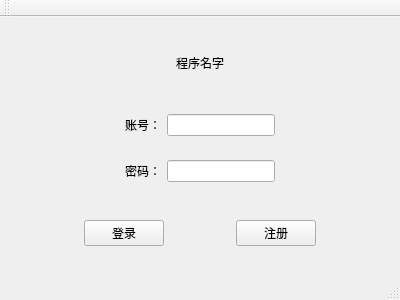
<?xml version="1.0" encoding="UTF-8"?>
<ui version="4.0">
 <class>MainWindow</class>
 <widget class="QMainWindow" name="MainWindow">
  <property name="geometry">
   <rect>
    <x>0</x>
    <y>0</y>
    <width>400</width>
    <height>300</height>
   </rect>
  </property>
  <property name="windowTitle">
   <string>MainWindow</string>
  </property>
  <widget class="QWidget" name="centralwidget">
   <layout class="QVBoxLayout" name="verticalLayout_2">
    <item>
     <widget class="QLabel" name="label_3">
      <property name="styleSheet">
       <string notr="true">font: 24pt &quot;华文楷体&quot;;
color: rgb(0, 0, 0);</string>
      </property>
      <property name="text">
       <string>程序名字</string>
      </property>
      <property name="textFormat">
       <enum>Qt::AutoText</enum>
      </property>
      <property name="alignment">
       <set>Qt::AlignCenter</set>
      </property>
     </widget>
    </item>
    <item>
     <layout class="QVBoxLayout" name="verticalLayout">
      <item>
       <widget class="QWidget" name="widget" native="true">
        <layout class="QHBoxLayout" name="horizontalLayout">
         <item>
          <spacer name="horizontalSpacer">
           <property name="orientation">
            <enum>Qt::Horizontal</enum>
           </property>
           <property name="sizeHint" stdset="0">
            <size>
             <width>40</width>
             <height>20</height>
            </size>
           </property>
          </spacer>
         </item>
         <item>
          <widget class="QLabel" name="label">
           <property name="text">
            <string>账号：</string>
           </property>
          </widget>
         </item>
         <item>
          <widget class="QLineEdit" name="lineid"/>
         </item>
         <item>
          <spacer name="horizontalSpacer_2">
           <property name="orientation">
            <enum>Qt::Horizontal</enum>
           </property>
           <property name="sizeHint" stdset="0">
            <size>
             <width>40</width>
             <height>20</height>
            </size>
           </property>
          </spacer>
         </item>
        </layout>
       </widget>
      </item>
      <item>
       <widget class="QWidget" name="widget_2" native="true">
        <property name="contextMenuPolicy">
         <enum>Qt::DefaultContextMenu</enum>
        </property>
        <layout class="QHBoxLayout" name="horizontalLayout_2">
         <item>
          <spacer name="horizontalSpacer_3">
           <property name="orientation">
            <enum>Qt::Horizontal</enum>
           </property>
           <property name="sizeHint" stdset="0">
            <size>
             <width>40</width>
             <height>20</height>
            </size>
           </property>
          </spacer>
         </item>
         <item>
          <widget class="QLabel" name="label_2">
           <property name="text">
            <string>密码：</string>
           </property>
          </widget>
         </item>
         <item>
          <widget class="QLineEdit" name="linepassword">
           <property name="echoMode">
            <enum>QLineEdit::Password</enum>
           </property>
          </widget>
         </item>
         <item>
          <spacer name="horizontalSpacer_4">
           <property name="orientation">
            <enum>Qt::Horizontal</enum>
           </property>
           <property name="sizeHint" stdset="0">
            <size>
             <width>40</width>
             <height>20</height>
            </size>
           </property>
          </spacer>
         </item>
        </layout>
       </widget>
      </item>
     </layout>
    </item>
    <item>
     <widget class="QWidget" name="widget_3" native="true">
      <property name="enabled">
       <bool>true</bool>
      </property>
      <layout class="QHBoxLayout" name="horizontalLayout_3">
       <item>
        <spacer name="horizontalSpacer_5">
         <property name="orientation">
          <enum>Qt::Horizontal</enum>
         </property>
         <property name="sizeHint" stdset="0">
          <size>
           <width>40</width>
           <height>20</height>
          </size>
         </property>
        </spacer>
       </item>
       <item>
        <widget class="QPushButton" name="LogIn">
         <property name="styleSheet">
          <string notr="true">color: rgb(0, 0, 0);</string>
         </property>
         <property name="text">
          <string>登录</string>
         </property>
         <property name="checkable">
          <bool>false</bool>
         </property>
        </widget>
       </item>
       <item>
        <spacer name="horizontalSpacer_7">
         <property name="orientation">
          <enum>Qt::Horizontal</enum>
         </property>
         <property name="sizeHint" stdset="0">
          <size>
           <width>40</width>
           <height>20</height>
          </size>
         </property>
        </spacer>
       </item>
       <item>
        <widget class="QPushButton" name="pushButton_2">
         <property name="styleSheet">
          <string notr="true">color: rgb(0, 0, 0);</string>
         </property>
         <property name="text">
          <string>注册</string>
         </property>
        </widget>
       </item>
       <item>
        <spacer name="horizontalSpacer_6">
         <property name="orientation">
          <enum>Qt::Horizontal</enum>
         </property>
         <property name="sizeHint" stdset="0">
          <size>
           <width>40</width>
           <height>20</height>
          </size>
         </property>
        </spacer>
       </item>
      </layout>
     </widget>
    </item>
   </layout>
  </widget>
  <widget class="QMenuBar" name="menubar">
   <property name="geometry">
    <rect>
     <x>0</x>
     <y>0</y>
     <width>400</width>
     <height>21</height>
    </rect>
   </property>
  </widget>
  <widget class="QStatusBar" name="statusbar"/>
  <widget class="QToolBar" name="toolBar">
   <property name="windowTitle">
    <string>toolBar</string>
   </property>
   <attribute name="toolBarArea">
    <enum>TopToolBarArea</enum>
   </attribute>
   <attribute name="toolBarBreak">
    <bool>false</bool>
   </attribute>
  </widget>
 </widget>
 <resources/>
 <connections/>
</ui>
